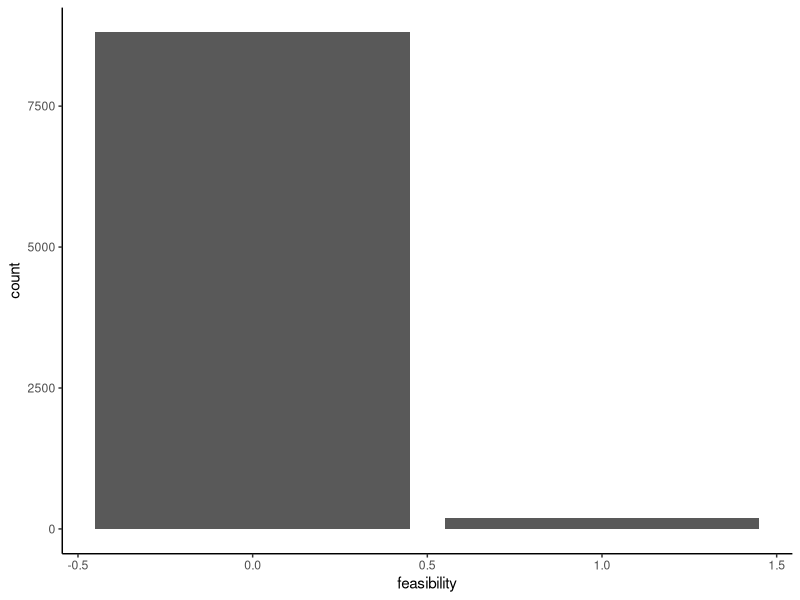
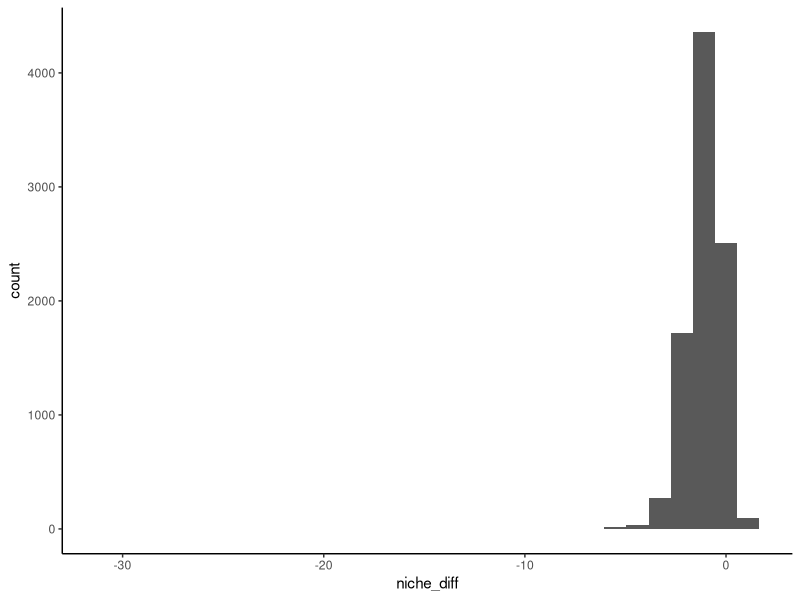
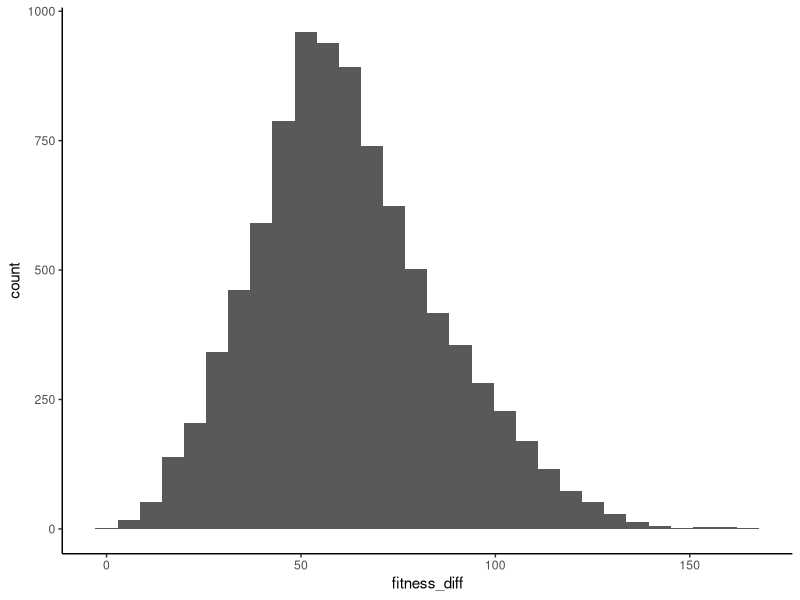
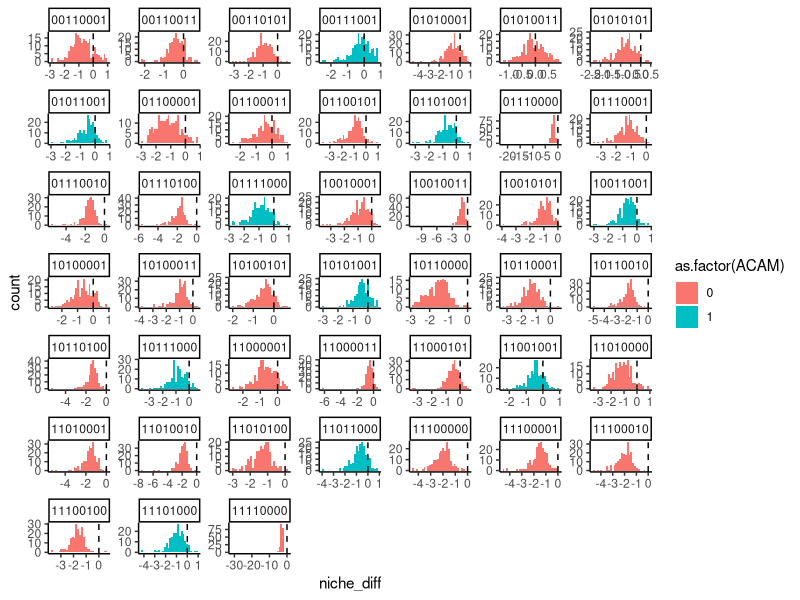
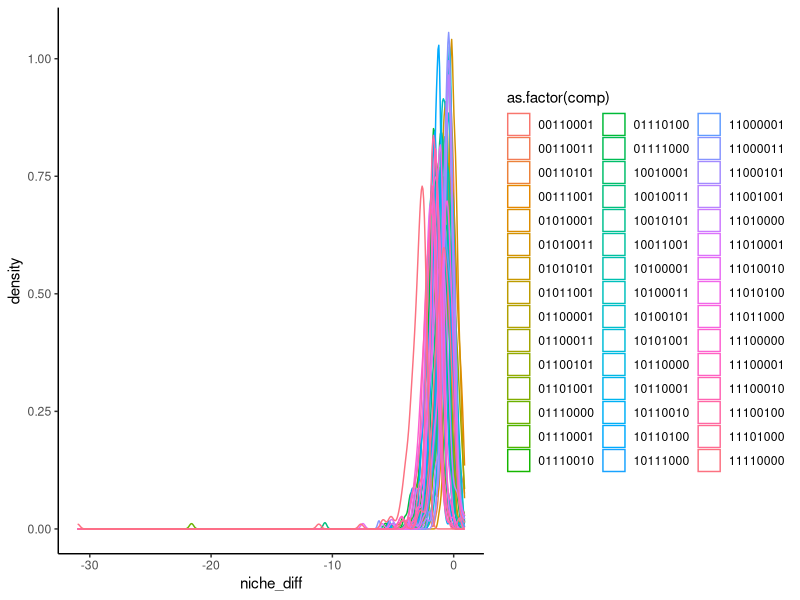
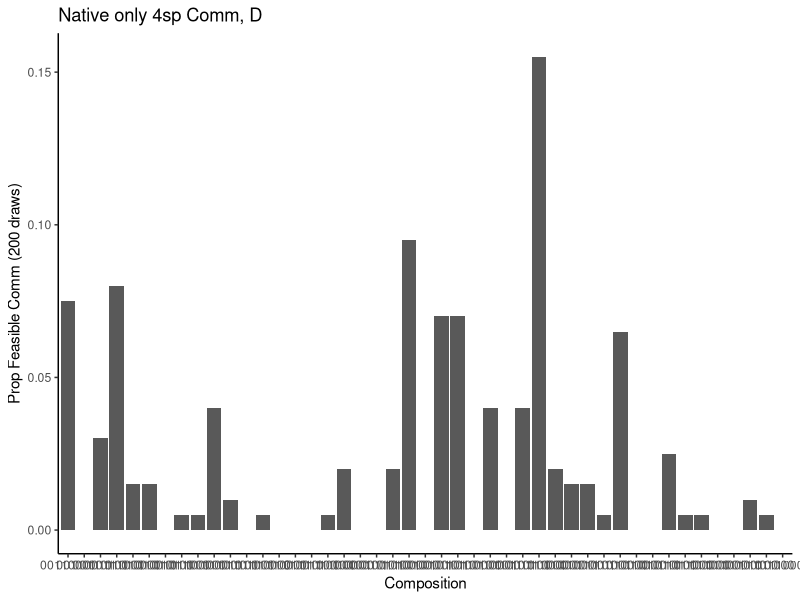
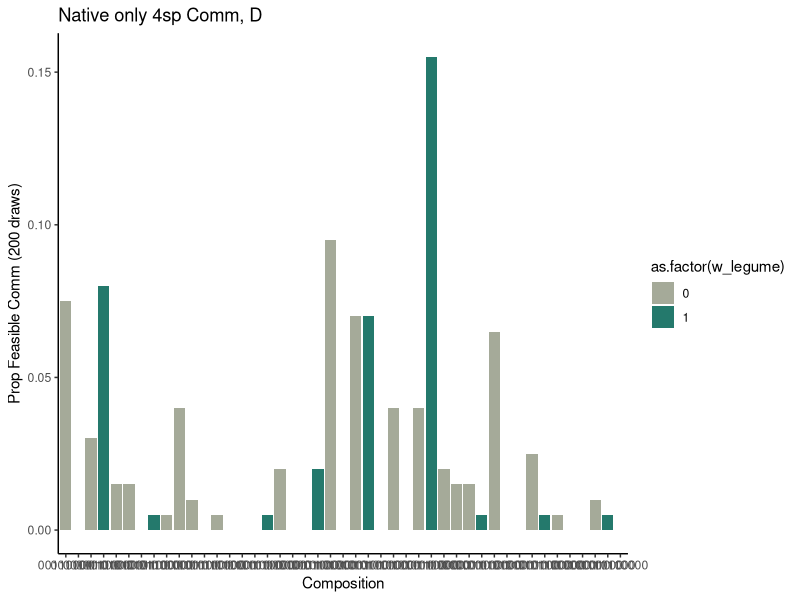
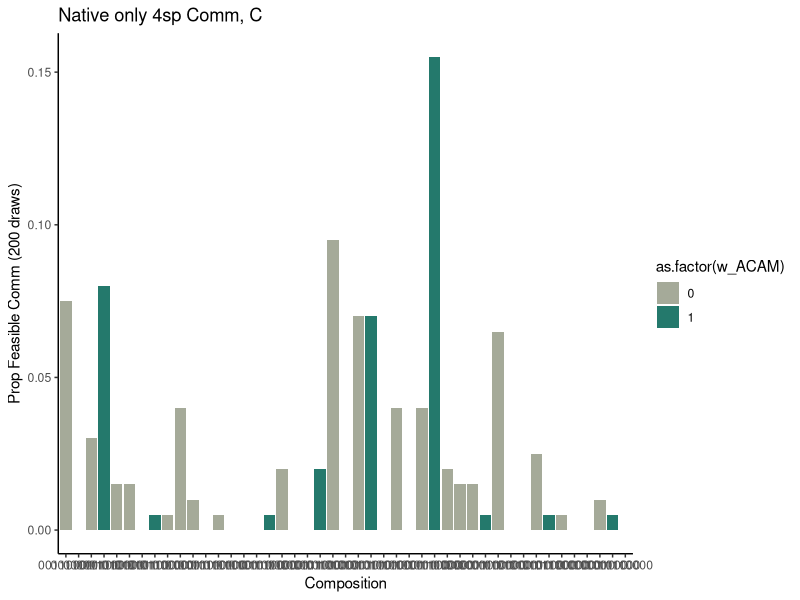

The R script that drew these images, in order:

# Set up Env ####
library(tidyverse)

calcSE<-function(x){
  x2<-na.omit(x)
  sd(x2)/sqrt(length(x2))
}

fig_loc = "analyses/interactions_v_traits/structural_coexistence/prelim_figs/"
theme_set(theme_classic())

# Read in data ####
natcommD = read.csv("analyses/interactions_v_traits/structural_coexistence/nat_only_D_structural_results_20240729.csv")

# Clean data ####
natcommD_vis = natcommD %>%
  filter(!is.na(GITR))%>%
  mutate(comp = paste0(GITR, LENI, MICA, PLER, ACAM, AMME, PLNO, TWIL),
         treatment = "D")

## Explore missing data ####
ggplot(natcommD_vis, aes(x=feasibility)) +
  geom_bar()
## 9400 NAs for feasibility, N diff, and Fitness diff

nrow(natcommD_vis[natcommD_vis$feasibility == 1 & !is.na(natcommD_vis$feasibility),])
## 163 feasible comm 
nrow(natcommD_vis[!is.na(natcommD_vis$feasibility),])
## 4600 rows that are not NAs for feasibility, etc. 

natcommD_filt = natcommD_vis %>%
  filter(!is.na(feasibility))
## all sp present in these comms

unique(natcommD_filt$comp)
## 23 unique communities; 23x200 = 4600; calculations for these communities worked every time & the ones that did not work didn't work any of the 200 times

# Explore Raw Outputs ####
## niche diffs
ggplot(natcommD_filt, aes(x=niche_diff)) +
  geom_histogram()

## fitness diffs
ggplot(natcommD_filt, aes(x=fitness_diff)) +
  geom_histogram()

## by composition & legume presence
ggplot(natcommD_filt, aes(x=niche_diff, fill = as.factor(ACAM))) +
  geom_histogram() +
  facet_wrap(~comp, scales = "free") +
  geom_vline(xintercept = 0, linetype = "dashed")

## by composition
ggplot(natcommD_filt, aes(x=niche_diff, color = as.factor(comp))) +
  geom_density()   

# Summarise ####
## Prop Feasible ####
prop_feas = natcommD_filt %>%
  group_by(comp) %>%
  summarise(num_feas = sum(feasibility),
            prop_feasible = num_feas/n(),
            mean_niche = mean(niche_diff),
            mean_fitness = mean(fitness_diff),
            se_niche = calcSE(niche_diff),
            se_fitness = calcSE(fitness_diff)) %>%
  mutate(w_legume = ifelse(substr(comp, start = 5, stop = 5) == 1, 1, 
                           ifelse(substr(comp, start = 9, stop = 9) == 1, 1, 0)),
         w_ACAM = ifelse(substr(comp, start = 5, stop = 5) == 1, 1, 0),
         w_TWIL = ifelse(substr(comp, start = 9, stop = 9) == 1, 1, 0)) %>%
  filter(!is.na(num_feas))

ggplot(prop_feas, aes(x=as.factor(comp), y=prop_feasible)) +
  geom_bar(stat = 'identity') +
  ggtitle("Native only 4sp Comm, D") +
  xlab("Composition") +
  ylab("Prop Feasible Comm (200 draws)")
#ggsave(paste0(fig_loc, "nat_only_C_4spcomm.png"), width = 10, height = 3)

ggplot(prop_feas, aes(x=as.factor(comp), y=prop_feasible, fill = as.factor(w_legume))) +
  geom_bar(stat = 'identity') +
  ggtitle("Native only 4sp Comm, D") +
  xlab("Composition") +
  ylab("Prop Feasible Comm (200 draws)") +
  scale_fill_manual(values = c("#A5AA99", "#24796C"))
#ggsave(paste0(fig_loc, "nat_only_C_4spcomm_legume.png"), width = 10, height = 3)

ggplot(prop_feas, aes(x=as.factor(comp), y=prop_feasible, fill = as.factor(w_ACAM))) +
  geom_bar(stat = 'identity') +
  ggtitle("Native only 4sp Comm, C") +
  xlab("Composition") +
  ylab("Prop Feasible Comm (200 draws)") +
  scale_fill_manual(values = c("#A5AA99", "#24796C"))
#ggsave(paste0(fig_loc, "nat_only_C_4spcomm_ACAM.png"), width = 10, height = 3)

ggplot(prop_feas, aes(x=as.factor(comp), y=prop_feasible, fill = as.factor(w_TWIL))) +
  geom_bar(stat = 'identity') +
  ggtitle("Native only 4sp Comm, C") +
  xlab("Composition") +
  ylab("Prop Feasible Comm (200 draws)") +
  scale_fill_manual(values = c("#A5AA99", "#24796C"))
#ggsave(paste0(fig_loc, "nat_only_C_4spcomm_TWIL.png"), width = 10, height = 3)

#E58606,#5D69B1,#52BCA3,#99C945,#CC61B0,#24796C,#DAA51B,#2F8AC4,#764E9F,#ED645A,#CC3A8E,#A5AA99

ggplot(prop_feas, aes(x=mean_niche, y=mean_fitness, color = as.factor(w_legume))) +
  geom_point() +
  geom_errorbar(aes(ymin = mean_fitness - se_fitness, ymax = mean_fitness + se_fitness), width = 0.05)+
  geom_errorbarh(aes(xmax = mean_niche + se_niche, xmin = mean_niche - se_niche), height = 1)
#ggsave(paste0(fig_loc, "nat_only_D_niche_fitness_diffs_scatter.png"), width = 6, height = 3)


## Prop Feasible by Sp ####
num_pres = natcommD_filt %>%
  pivot_longer(c(2:9), names_to = "species", values_to = "PA") %>%
  select(-X) %>%
  filter(PA != 0) %>%
  group_by(species, comp) %>%
  summarise(num_feas = sum(feasibility)) %>%
  mutate(feas_PA = ifelse(num_feas > 0, 1, 0)) %>%
  ungroup() %>%
  group_by(species) %>%
  summarise(num_feas_present = sum(feas_PA))
  
ggplot(num_pres, aes(x=species, y=num_feas_present)) +
  geom_bar(stat = 'identity')

